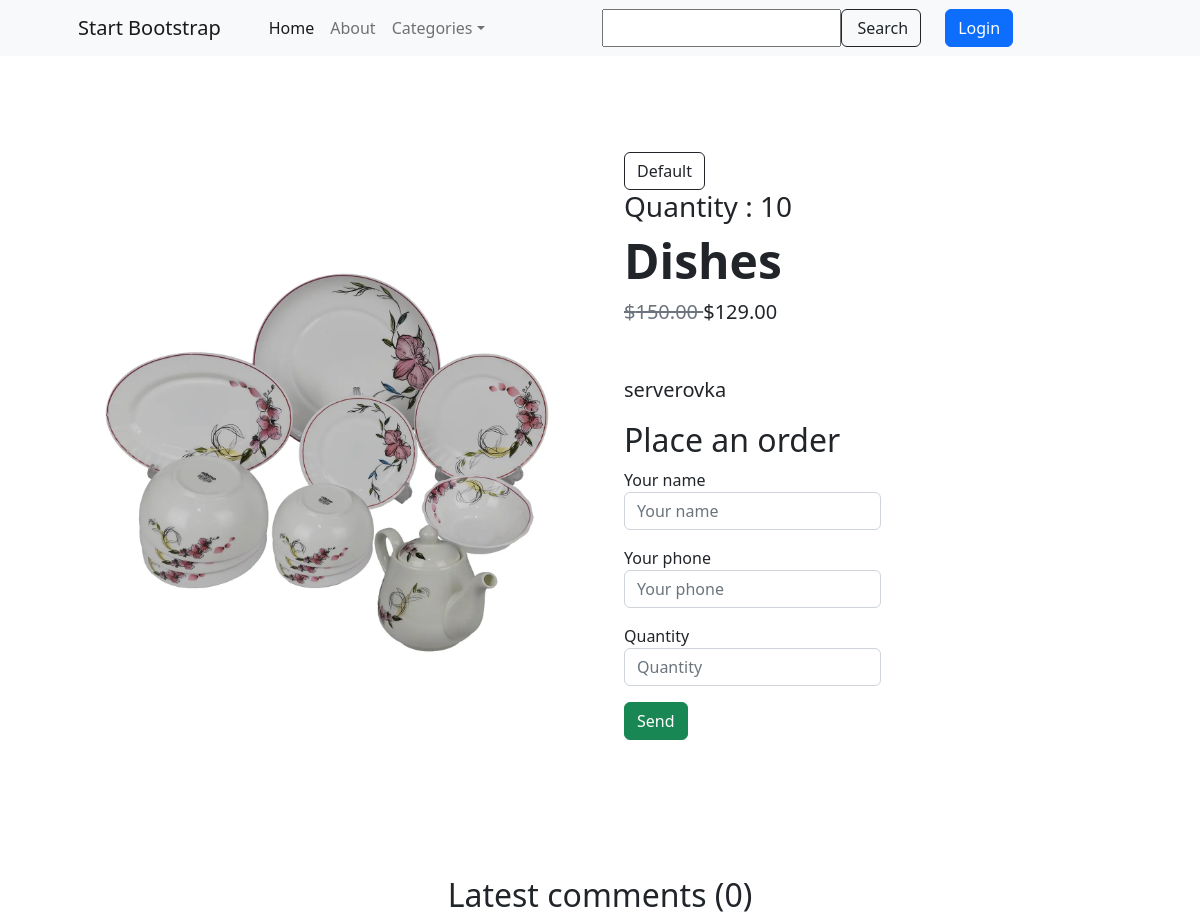
The page /shop/product/7/ (upper part) on the database as committed earlier.
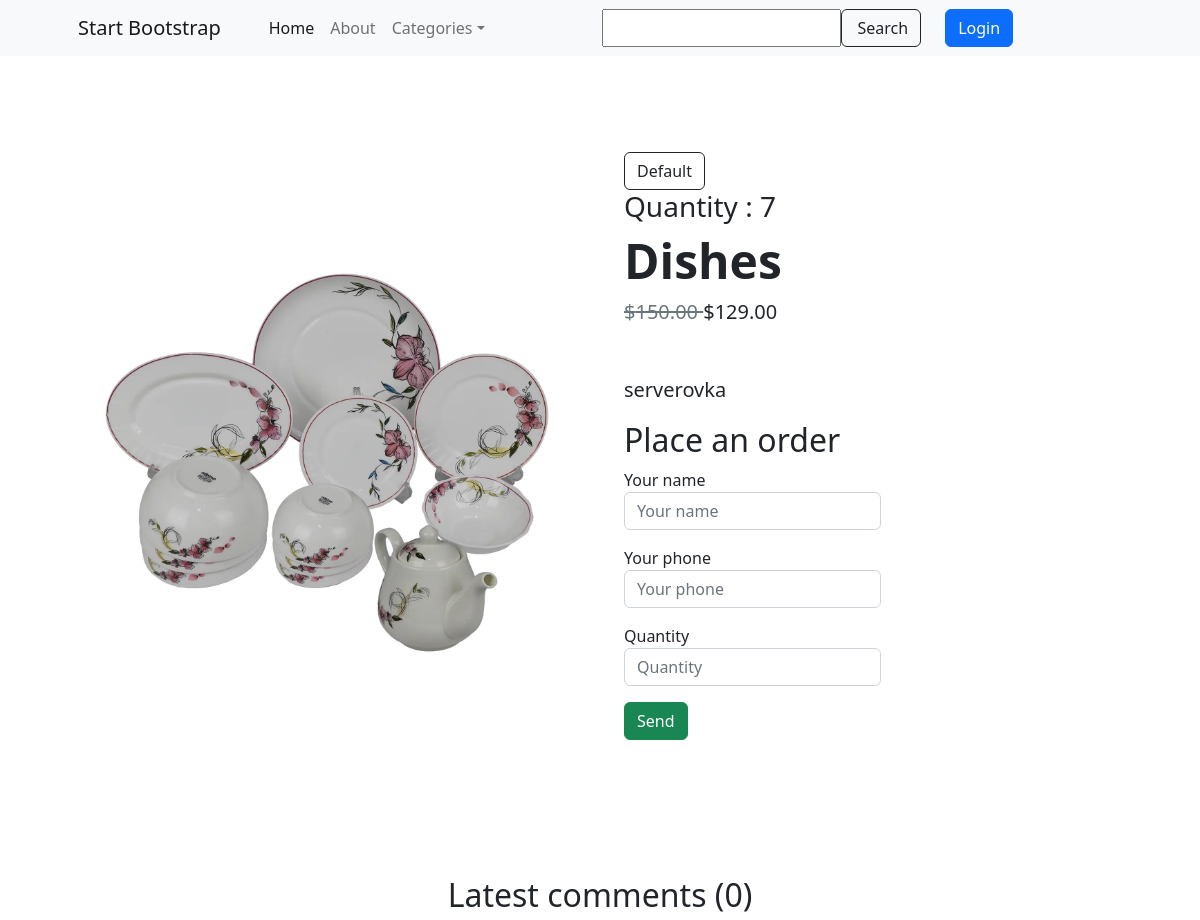
The same page on the database as committed later.
### shop/models.py (models this page shows, shortened)
class BaseModel(models.Model):
    created_at = models.DateTimeField(auto_now_add=True, null=True, blank=True)
    updated_at = models.DateTimeField(auto_now=True, null=True, blank=True)
    my_order = models.PositiveIntegerField(null=True, blank=True, default=0)
    class Meta:
        abstract = True

class Product(BaseModel):
    class RatingChoice(models.IntegerChoices):
        ONE = 1
        TWO = 2
        THREE = 3
        FOUR = 4
        FIVE = 5
    name = models.CharField(max_length=255, unique=True)
    description = models.TextField(null=True, blank=True)
    price = models.DecimalField(max_digits=14, decimal_places=2)
    image = models.ImageField(upload_to='images/', null=True, blank=True)
    discount = models.PositiveIntegerField(default=0)
    rating = models.PositiveIntegerField(choices=RatingChoice.choices, default=RatingChoice.ONE.value)
    quantity = models.PositiveIntegerField(default=1)
    category = models.ForeignKey(Category, on_delete=models.CASCADE, related_name='products', null=True, blank=True)
    @property
    def discounted_price(self):
        if self.discount > 0:
            self.price = self.price * Decimal(1 - self.discount / 100)
        return Decimal(f'{self.price}').quantize(Decimal('0.00'))
    @property
    def get_absolute_url(self):
        if self.image:
            return self.image.url
        return '/static/images/default.png'
    class Meta:
        db_table = 'product'

### shop/views.py (the view)
# urls.py: path('product/<int:product_id>/', views.product_detail, name='product_detail'),
def product_detail(request, product_id):
    categories = Category.objects.all()
    product = get_object_or_404(Product, id=product_id)
    related_products = Product.objects.all().annotate(rating_avg=Avg('comments__rating')).filter(
        category=product.category).exclude(id=product.id).order_by('-rating_avg')
    comments = product.comments.all()
    context = {
        'product': product,
        'categories': categories,
        'comments': comments,
        'related_products': related_products
    }
    return render(request, 'shop/detail.html', context)

### shop/templates/shop/detail.html (shortened to what the changed rows need)
{% extends 'shop/base/base.html' %}
{% load static %}
{% load register_tags %}
{% block product_detail_content %}
    <section class="py-5">
        <div class="container px-4 px-lg-5 my-5">
            <div class="row gx-4 gx-lg-5 align-items-center">
                <div class="col-md-6"><img class="card-img-top mb-5 mb-md-0" src="{{ product.get_absolute_url }}"
                                           alt="..."/></div>
                <div class="col-md-6">
                    <div>
                       {% if 'default' in request.GET %}
                           <button type="button" class="btn btn-danger" data-bs-toggle="modal" data-bs-target="#deleteModal">
                                Delete
                           </button>
                            <div class="modal fade" id="deleteModal" tabindex="-1" aria-labelledby="deleteModalLabel" aria-hidden="true">
                                <div class="modal-dialog">
                                    <div class="modal-content">
                                        <div class="modal-header">
                                            <h5 class="modal-title" id="deleteModalLabel">Confirm Deletion</h5>
                                            <button type="button" class="btn-close" data-bs-dismiss="modal" aria-label="Close"></button>
                                        </div>
                                        <form method="post" action="{% url 'shop:product_delete' product.id %}">
                                            <div class="modal-body">
                                                Are you sure you want to delete <strong>{{ product.name }}</strong>?
                                            </div>
                                            <div class="modal-footer">
                                                <button type="button" class="btn btn-secondary" data-bs-dismiss="modal">Cancel</button>
                                                {% csrf_token %}
                                                <button type="submit" class="btn btn-danger">Yes, Delete</button>
                                            </div>
                                        </form>
                                    </div>
                                </div>
                            </div>
                            <a href="{% url 'shop:product_update' product.id %}">
                                <button type="button" class="btn btn-outline-warning">Update</button>
                            </a>
                       {% else %}
                            <a href="?default=true">
                            </a>
                       {% endif %}
                    </div>
                    <div class="small mb-1"><h3>Quantity : {{ product.quantity }}</h3></div>
                    <h1 class="display-5 fw-bolder">{{ product.name }}</h1>
                    <div class="fs-5 mb-5">
                        {% if product.discount %}
                            <span class="text-muted text-decoration-line-through">
                                    ${{ product.price }}
                                    </span>
                            ${{ product.discounted_price }}
                        {% else %}
                            ${{ product.price }}
                        {% endif %}
                    </div>
                    <p class="lead">{{ product.description }}</p>
                    <div class="d-flex">
                        <form method="post" action="{% url 'shop:order_view' product.id %}">
                            <div class="form-group">
                                <h2>Place an order</h2>
                            </div>
                        </form>
                    </div>
                </div>
            </div>
        </div>
    </section>
    <div class="container mt-4 mb-4">
        <div class="row">
            <div class="col-12">
                <div class="text-center">
                    <h2>Latest comments ({{ product.comments.count }})</h2>
                </div>
            </div>
        </div>
    </div>
{% endblock %}

Rows that differ between the two databases and show on the page:
changed Product "Dishes": quantity "10" → "7"
